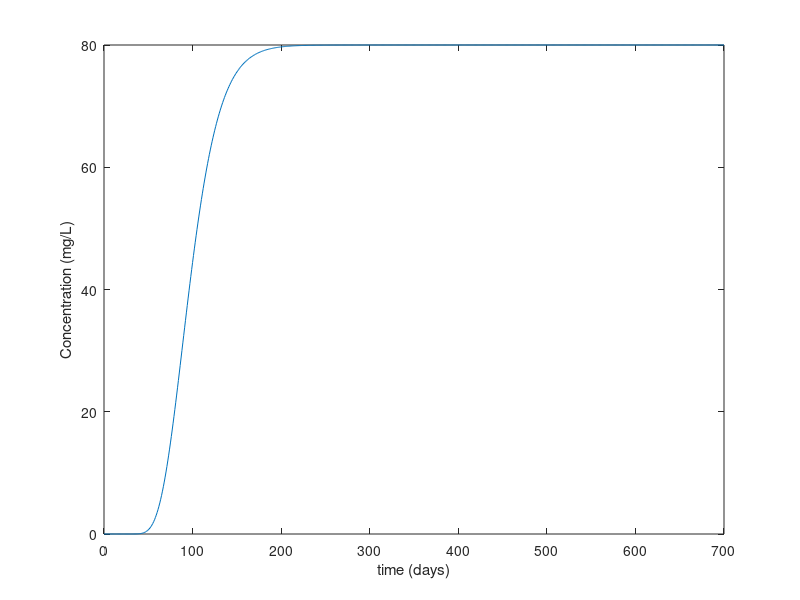

The MATLAB script that drew this image: (Note: this script raises an error after producing the figure.)
clear all
close all
clc

v = 0.5;
C_0 = 80;
t = 0:700;
D = 1;  %calculated dispersion coefficient
x = [50 150];


for i = 1:length(x)
    %plotting C values at 50m and 150m
    for j = 1:length(t)
    C(i,j) = (C_0/2).*(erfc((x(i)-v.*t(j))./(2*sqrt(D.*t(j))))+exp((v.*x(i)/D))*...
    erfc((x(i)+v.*t(j))./(2*sqrt(D.*t(j)))));
    end
    plot(t,C(i,:))
    xlabel('time (days)')
    ylabel('Concentration (mg/L)')
    hold on
    
    %estimating time for C to reach steadt state at 50m and 150m
    for h = 1:length(t)
        if round(C(i,h),4) == round(max(C(i,:)),4)
            %plotting steady state C values
            plot(t(h),C(i,h),'x')
            fprintf('Time for concentration to reach steady state at %dm: %d days\n'...
                ,x(i), t(h))
            break
        end
    end
end

legend('C at 50m','Estimate for steady state C at 50m','C at 150m',...
    'Estimate for steady state C at 150m','Location','southeast')